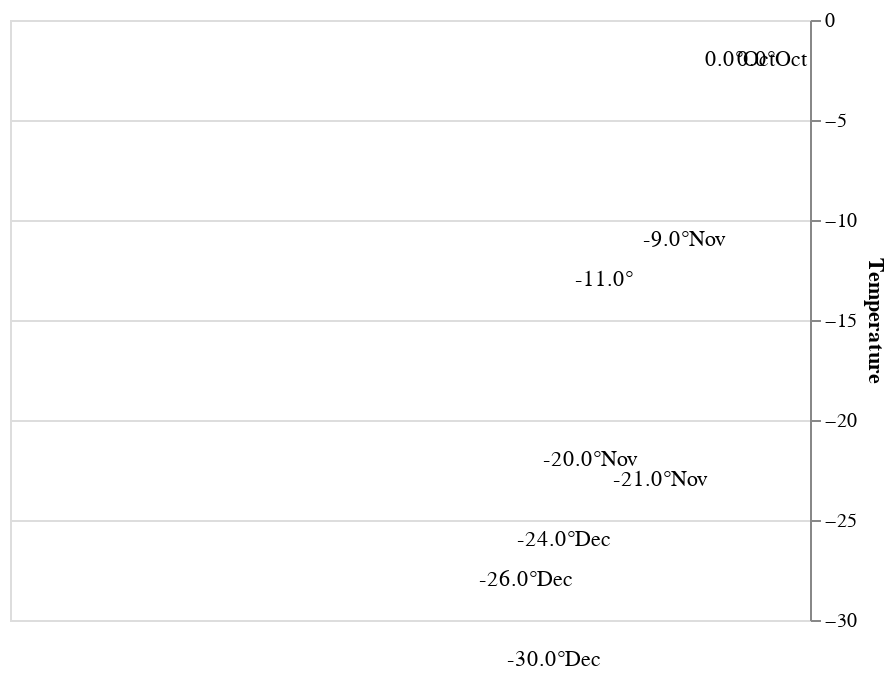

The cell this chart's notebook holds for it:
### Code cell
temperature_chart_2

### Figure 1 — Vega-Lite specification as saved in the notebook (floating-point values rounded to 4 significant figures)
{"config": {"view": {"continuousWidth": 400, "continuousHeight": 300}}, "data": {"name": "data-071a2d87cf4841c773e950f127382a52"}, "mark": {"type": "text", "dx": 5, "dy": 20}, "encoding": {"text": {"type": "nominal", "field": "TEXT"}, "x": {"type": "quantitative", "axis": null, "field": "LONT"}, "y": {"type": "quantitative", "axis": {"grid": true, "orient": "right", "title": "Temperature"}, "field": "TEMP"}}, "$schema": "https://vega.github.io/schema/vega-lite/v4.0.2.json", "datasets": {"data-071a2d87cf4841c773e950f127382a52": [{"LONT": 37.6, "TEMP": 0.0, "DAYS": 6.0, "MON": "Oct", "DAY": 18.0, "TEXT": "0.0°Oct"}, {"LONT": 36.0, "TEMP": 0.0, "DAYS": 6.0, "MON": "Oct", "DAY": 24.0, "TEXT": "0.0°Oct"}, {"LONT": 33.2, "TEMP": -9.0, "DAYS": 16.0, "MON": "Nov", "DAY": 9.0, "TEXT": "-9.0°Nov"}, {"LONT": 32.0, "TEMP": -21.0, "DAYS": 5.0, "MON": "Nov", "DAY": 14.0, "TEXT": "-21.0°Nov"}, {"LONT": 29.2, "TEMP": -11.0, "DAYS": 10.0, "MON": "", "DAY": "", "TEXT": "-11.0°"}, {"LONT": 28.5, "TEMP": -20.0, "DAYS": 4.0, "MON": "Nov", "DAY": 28.0, "TEXT": "-20.0°Nov"}, {"LONT": 27.2, "TEMP": -24.0, "DAYS": 3.0, "MON": "Dec", "DAY": 1.0, "TEXT": "-24.0°Dec"}, {"LONT": 26.7, "TEMP": -30.0, "DAYS": 5.0, "MON": "Dec", "DAY": 6.0, "TEXT": "-30.0°Dec"}, {"LONT": 25.3, "TEMP": -26.0, "DAYS": 1.0, "MON": "Dec", "DAY": 7.0, "TEXT": "-26.0°Dec"}]}}
